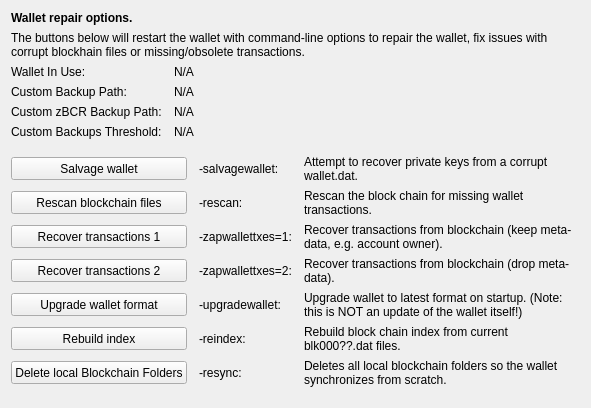
     <widget class="QWidget" name="tab_repair">
      <attribute name="title">
       <string>&amp;Wallet Repair</string>
      </attribute>
      <layout class="QGridLayout" name="gridLayout_4" columnstretch="0,0,0,0">
       <property name="horizontalSpacing">
        <number>12</number>
       </property>
       <item row="0" column="0" colspan="4">
        <widget class="QLabel" name="label_repair_header">
         <property name="font">
          <font>
           <weight>75</weight>
           <bold>true</bold>
          </font>
         </property>
         <property name="text">
          <string>Wallet repair options.</string>
         </property>
        </widget>
       </item>
       <item row="1" column="0" colspan="4">
        <widget class="QLabel" name="label_repair_helptext">
         <property name="font">
          <font>
           <weight>50</weight>
           <bold>false</bold>
          </font>
         </property>
         <property name="text">
          <string>The buttons below will restart the wallet with command-line options to repair the wallet, fix issues with corrupt blockhain files or missing/obsolete transactions.</string>
         </property>
         <property name="wordWrap">
          <bool>true</bool>
         </property>
        </widget>
       </item>
       <item row="2" column="0">
        <widget class="QLabel" name="wallet_path_label">
         <property name="text">
          <string>Wallet In Use:</string>
         </property>
        </widget>
       </item>
       <item row="2" column="1" colspan="3">
        <widget class="QLabel" name="wallet_path">
         <property name="cursor">
          <cursorShape>IBeamCursor</cursorShape>
         </property>
         <property name="text">
          <string>N/A</string>
         </property>
         <property name="textFormat">
          <enum>Qt::PlainText</enum>
         </property>
         <property name="textInteractionFlags">
          <set>Qt::LinksAccessibleByMouse|Qt::TextSelectableByKeyboard|Qt::TextSelectableByMouse</set>
         </property>
        </widget>
       </item>
       <item row="3" column="0">
        <widget class="QLabel" name="wallet_custombackuppath_label">
         <property name="visible">
          <bool>false</bool>
         </property>
         <property name="text">
          <string>Custom Backup Path:</string>
         </property>
        </widget>
       </item>
       <item row="3" column="1" colspan="3">
        <widget class="QLabel" name="wallet_custombackuppath">
         <property name="cursor">
          <cursorShape>IBeamCursor</cursorShape>
         </property>
         <property name="visible">
          <bool>false</bool>
         </property>
         <property name="text">
          <string>N/A</string>
         </property>
         <property name="textFormat">
          <enum>Qt::PlainText</enum>
         </property>
         <property name="textInteractionFlags">
          <set>Qt::LinksAccessibleByMouse|Qt::TextSelectableByKeyboard|Qt::TextSelectableByMouse</set>
         </property>
        </widget>
       </item>
       <item row="4" column="0">
        <widget class="QLabel" name="wallet_customzpivbackuppath_label">
         <property name="visible">
          <bool>false</bool>
         </property>
         <property name="text">
          <string>Custom zBCR Backup Path:</string>
         </property>
        </widget>
       </item>
       <item row="4" column="1" colspan="3">
        <widget class="QLabel" name="wallet_customzpivbackuppath">
         <property name="cursor">
          <cursorShape>IBeamCursor</cursorShape>
         </property>
         <property name="visible">
          <bool>false</bool>
         </property>
         <property name="text">
          <string>N/A</string>
         </property>
         <property name="textFormat">
          <enum>Qt::PlainText</enum>
         </property>
         <property name="textInteractionFlags">
          <set>Qt::LinksAccessibleByMouse|Qt::TextSelectableByKeyboard|Qt::TextSelectableByMouse</set>
         </property>
        </widget>
       </item>
       <item row="5" column="0">
        <widget class="QLabel" name="wallet_custombackupthreshold_label">
         <property name="visible">
          <bool>false</bool>
         </property>
         <property name="text">
          <string>Custom Backups Threshold:</string>
         </property>
        </widget>
       </item>
       <item row="5" column="1" colspan="3">
        <widget class="QLabel" name="wallet_custombackupthreshold">
         <property name="cursor">
          <cursorShape>IBeamCursor</cursorShape>
         </property>
         <property name="visible">
          <bool>false</bool>
         </property>
         <property name="text">
          <string>N/A</string>
         </property>
         <property name="textFormat">
          <enum>Qt::PlainText</enum>
         </property>
         <property name="textInteractionFlags">
          <set>Qt::LinksAccessibleByMouse|Qt::TextSelectableByKeyboard|Qt::TextSelectableByMouse</set>
         </property>
        </widget>
       </item>
       <item row="6" column="0">
        <spacer name="verticalSpacer_repair1">
         <property name="orientation">
          <enum>Qt::Vertical</enum>
         </property>
         <property name="sizeHint" stdset="0">
          <size>
           <width>10</width>
           <height>10</height>
          </size>
         </property>
        </spacer>
       </item>
       <item row="7" column="0" colspan="2">
        <widget class="QPushButton" name="btn_salvagewallet">
         <property name="minimumSize">
          <size>
           <width>100</width>
           <height>23</height>
          </size>
         </property>
         <property name="text">
          <string>Salvage wallet</string>
         </property>
        </widget>
       </item>
       <item row="7" column="2">
        <widget class="QLabel" name="label_repair_salvage_command">
         <property name="text">
          <string notr="true">-salvagewallet:</string>
         </property>
        </widget>
       </item>
       <item row="7" column="3">
        <widget class="QLabel" name="label_repair_salvage">
         <property name="text">
          <string>Attempt to recover private keys from a corrupt wallet.dat.</string>
         </property>
         <property name="wordWrap">
          <bool>true</bool>
         </property>
        </widget>
       </item>
       <item row="8" column="0" colspan="2">
        <widget class="QPushButton" name="btn_rescan">
         <property name="minimumSize">
          <size>
           <width>100</width>
           <height>23</height>
          </size>
         </property>
         <property name="text">
          <string>Rescan blockchain files</string>
         </property>
        </widget>
       </item>
       <item row="8" column="2">
        <widget class="QLabel" name="label_repair_rescan_command">
         <property name="text">
          <string notr="true">-rescan:</string>
         </property>
        </widget>
       </item>
       <item row="8" column="3">
        <widget class="QLabel" name="label_repair_rescan">
         <property name="text">
          <string>Rescan the block chain for missing wallet transactions.</string>
         </property>
         <property name="wordWrap">
          <bool>true</bool>
         </property>
        </widget>
       </item>
       <item row="9" column="0" colspan="2">
        <widget class="QPushButton" name="btn_zapwallettxes1">
         <property name="minimumSize">
          <size>
           <width>100</width>
           <height>23</height>
          </size>
         </property>
         <property name="text">
          <string>Recover transactions 1</string>
         </property>
        </widget>
       </item>
       <item row="9" column="2">
        <widget class="QLabel" name="label_repair_zap1_command">
         <property name="text">
          <string notr="true">-zapwallettxes=1:</string>
         </property>
        </widget>
       </item>
       <item row="9" column="3">
        <widget class="QLabel" name="label_repair_zap1">
         <property name="text">
          <string>Recover transactions from blockchain (keep meta-data, e.g. account owner).</string>
         </property>
         <property name="wordWrap">
          <bool>true</bool>
         </property>
        </widget>
       </item>
       <item row="10" column="0" colspan="2">
        <widget class="QPushButton" name="btn_zapwallettxes2">
         <property name="minimumSize">
          <size>
           <width>100</width>
           <height>23</height>
          </size>
         </property>
         <property name="text">
          <string>Recover transactions 2</string>
         </property>
        </widget>
       </item>
       <item row="10" column="2">
        <widget class="QLabel" name="label_repair_zap2_command">
         <property name="text">
          <string notr="true">-zapwallettxes=2:</string>
         </property>
        </widget>
       </item>
       <item row="10" column="3">
        <widget class="QLabel" name="label_repair_zap2">
         <property name="text">
          <string>Recover transactions from blockchain (drop meta-data).</string>
         </property>
         <property name="wordWrap">
          <bool>true</bool>
         </property>
        </widget>
       </item>
       <item row="11" column="0" colspan="2">
        <widget class="QPushButton" name="btn_upgradewallet">
         <property name="minimumSize">
          <size>
           <width>100</width>
           <height>23</height>
          </size>
         </property>
         <property name="text">
          <string>Upgrade wallet format</string>
         </property>
        </widget>
       </item>
       <item row="11" column="2">
        <widget class="QLabel" name="label_repair_upgrade_command">
         <property name="text">
          <string notr="true">-upgradewallet:</string>
         </property>
        </widget>
       </item>
       <item row="11" column="3">
        <widget class="QLabel" name="label_repair_upgrade">
         <property name="text">
          <string>Upgrade wallet to latest format on startup. (Note: this is NOT an update of the wallet itself!)</string>
         </property>
         <property name="wordWrap">
          <bool>true</bool>
         </property>
        </widget>
       </item>
       <item row="12" column="0" colspan="2">
        <widget class="QPushButton" name="btn_reindex">
         <property name="minimumSize">
          <size>
           <width>100</width>
           <height>23</height>
          </size>
         </property>
         <property name="text">
          <string>Rebuild index</string>
         </property>
        </widget>
       </item>
       <item row="12" column="2">
        <widget class="QLabel" name="label_repair_reindex_command">
         <property name="text">
          <string notr="true">-reindex:</string>
         </property>
        </widget>
       </item>
       <item row="12" column="3">
        <widget class="QLabel" name="label_repair_reindex">
         <property name="text">
          <string>Rebuild block chain index from current blk000??.dat files.</string>
         </property>
         <property name="wordWrap">
          <bool>true</bool>
         </property>
        </widget>
       </item>
       <item row="13" column="0" colspan="2">
        <widget class="QPushButton" name="btn_resync">
         <property name="minimumSize">
          <size>
           <width>100</width>
           <height>23</height>
          </size>
         </property>
         <property name="text">
          <string>Delete local Blockchain Folders</string>
         </property>
        </widget>
       </item>
       <item row="13" column="2">
        <widget class="QLabel" name="label_repair_resync_command">
         <property name="text">
          <string>-resync:</string>
         </property>
        </widget>
       </item>
       <item row="13" column="3">
        <widget class="QLabel" name="label_repair_resync">
         <property name="text">
          <string>Deletes all local blockchain folders so the wallet synchronizes from scratch.</string>
         </property>
         <property name="wordWrap">
          <bool>true</bool>
         </property>
        </widget>
       </item>
       <item row="14" column="0">
        <spacer name="verticalSpacer_repair2">
         <property name="orientation">
          <enum>Qt::Vertical</enum>
         </property>
         <property name="sizeHint" stdset="0">
          <size>
           <width>20</width>
           <height>10</height>
          </size>
         </property>
        </spacer>
       </item>
      </layout>
     </widget>
